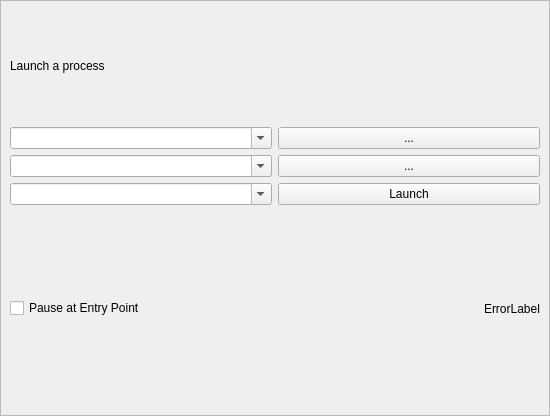
<?xml version="1.0" encoding="UTF-8"?>
<ui version="4.0">
 <class>ProcessLauncherWidget</class>
 <widget class="QWidget" name="ProcessLauncherWidget">
  <property name="geometry">
   <rect>
    <x>0</x>
    <y>0</y>
    <width>550</width>
    <height>416</height>
   </rect>
  </property>
  <property name="windowTitle">
   <string>Form</string>
  </property>
  <layout class="QGridLayout" name="gridLayout">
   <property name="leftMargin">
    <number>0</number>
   </property>
   <property name="topMargin">
    <number>0</number>
   </property>
   <property name="rightMargin">
    <number>0</number>
   </property>
   <property name="bottomMargin">
    <number>0</number>
   </property>
   <item row="0" column="0">
    <widget class="QSplitter" name="splitter">
     <property name="orientation">
      <enum>Qt::Vertical</enum>
     </property>
     <widget class="QFrame" name="frame">
      <property name="frameShape">
       <enum>QFrame::StyledPanel</enum>
      </property>
      <property name="frameShadow">
       <enum>QFrame::Raised</enum>
      </property>
      <layout class="QGridLayout" name="gridLayout_3">
       <item row="0" column="0">
        <layout class="QVBoxLayout" name="verticalLayout">
         <item>
          <layout class="QGridLayout" name="gridLayout_2">
           <item row="0" column="0">
            <widget class="QLabel" name="LaunchProcessLabel">
             <property name="text">
              <string>Launch a process</string>
             </property>
            </widget>
           </item>
           <item row="1" column="0">
            <widget class="QComboBox" name="ProcessComboBox">
             <property name="editable">
              <bool>true</bool>
             </property>
            </widget>
           </item>
           <item row="1" column="1">
            <widget class="QPushButton" name="BrowseProcessButton">
             <property name="text">
              <string>...</string>
             </property>
            </widget>
           </item>
           <item row="2" column="0">
            <widget class="QComboBox" name="WorkingDirComboBox">
             <property name="editable">
              <bool>true</bool>
             </property>
            </widget>
           </item>
           <item row="2" column="1">
            <widget class="QPushButton" name="BrowseWorkingDirButton">
             <property name="text">
              <string>...</string>
             </property>
            </widget>
           </item>
           <item row="3" column="0">
            <widget class="QComboBox" name="ArgumentsComboBox">
             <property name="editable">
              <bool>true</bool>
             </property>
            </widget>
           </item>
           <item row="3" column="1">
            <widget class="QPushButton" name="LaunchButton">
             <property name="text">
              <string>Launch</string>
             </property>
            </widget>
           </item>
          </layout>
         </item>
         <item>
          <layout class="QHBoxLayout" name="horizontalLayout">
           <item>
            <widget class="QCheckBox" name="PauseAtEntryPoingCheckBox">
             <property name="toolTip">
              <string>Resume exectution by starting a capture</string>
             </property>
             <property name="text">
              <string>Pause at Entry Point</string>
             </property>
            </widget>
           </item>
           <item>
            <spacer name="horizontalSpacer">
             <property name="orientation">
              <enum>Qt::Horizontal</enum>
             </property>
             <property name="sizeHint" stdset="0">
              <size>
               <width>198</width>
               <height>20</height>
              </size>
             </property>
            </spacer>
           </item>
           <item>
            <widget class="QLabel" name="ErrorLabel">
             <property name="text">
              <string>ErrorLabel</string>
             </property>
            </widget>
           </item>
          </layout>
         </item>
        </layout>
       </item>
      </layout>
     </widget>
    </widget>
   </item>
  </layout>
 </widget>
 <resources/>
 <connections/>
</ui>
